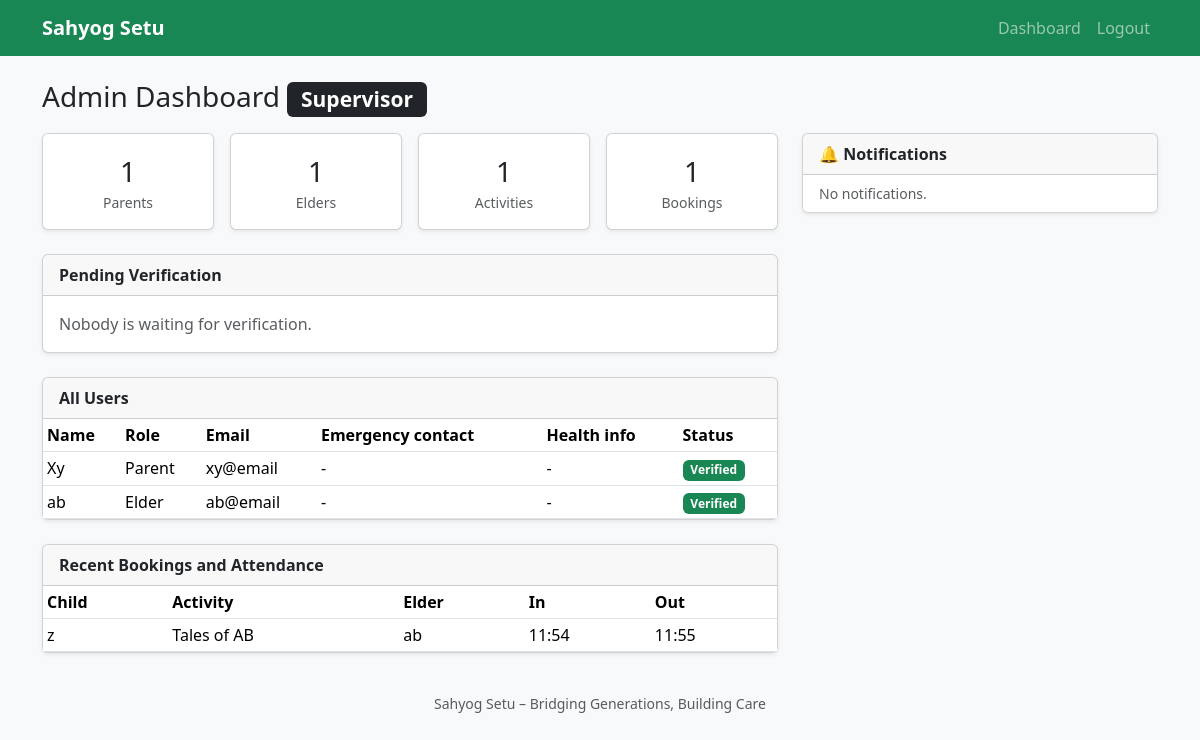
The page /dashboard (signed in) on the database its author committed.
### app.py (models this page shows)
class User(db.Model):
    id = db.Column(db.Integer, primary_key=True)
    name = db.Column(db.String(100), nullable=False)
    email = db.Column(db.String(120), unique=True, nullable=False)
    password_hash = db.Column(db.String(255), nullable=False)
    role = db.Column(db.String(20), nullable=False)  # parent / elder / admin
    phone = db.Column(db.String(20))
    address = db.Column(db.String(200))
    verified = db.Column(db.Boolean, default=False)
    health_info = db.Column(db.Text)
    emergency_contact = db.Column(db.String(100))
    created_at = db.Column(db.DateTime, default=datetime.utcnow)

class Booking(db.Model):
    id = db.Column(db.Integer, primary_key=True)
    activity_id = db.Column(db.Integer, db.ForeignKey("activity.id"), nullable=False)
    child_id = db.Column(db.Integer, db.ForeignKey("child.id"), nullable=False)
    checked_in_at = db.Column(db.DateTime)
    checked_out_at = db.Column(db.DateTime)
    activity = db.relationship("Activity", backref="bookings")
    child = db.relationship("Child", backref="bookings")

class Child(db.Model):
    id = db.Column(db.Integer, primary_key=True)
    parent_id = db.Column(db.Integer, db.ForeignKey("user.id"), nullable=False)
    name = db.Column(db.String(100), nullable=False)
    age = db.Column(db.Integer)
    health_info = db.Column(db.Text)  # allergies, medication, conditions
    parent = db.relationship("User", backref="children")

class Activity(db.Model):
    id = db.Column(db.Integer, primary_key=True)
    elder_id = db.Column(db.Integer, db.ForeignKey("user.id"), nullable=False)
    title = db.Column(db.String(120), nullable=False)
    category = db.Column(db.String(30))  # game / reading / exercise / other
    date = db.Column(db.String(10), nullable=False)   # YYYY-MM-DD
    time = db.Column(db.String(5), nullable=False)    # HH:MM
    description = db.Column(db.Text)
    capacity = db.Column(db.Integer, default=5)
    elder = db.relationship("User", backref="activities")

### app.py (the view)
@app.route("/dashboard")
@login_required()
def dashboard():
    user = current_user()
    ctx = {"user": user, "role": user.role}
    ctx["notifications"] = (Notification.query.filter_by(user_id=user.id)
                            .order_by(Notification.created_at.desc()).limit(10).all())
    if user.role == "parent":
        ctx["children"] = user.children
        ctx["activities"] = (Activity.query.join(User, Activity.elder_id == User.id)
                             .filter(User.verified.is_(True))
                             .order_by(Activity.date, Activity.time).all())
        child_ids = [c.id for c in user.children]
        ctx["bookings"] = (Booking.query.filter(Booking.child_id.in_(child_ids)).all()
                           if child_ids else [])
    elif user.role == "elder":
        ctx["my_activities"] = (Activity.query.filter_by(elder_id=user.id)
                                .order_by(Activity.date, Activity.time).all())
    elif user.role == "admin":
        ctx["pending"] = User.query.filter(User.role != "admin", User.verified.is_(False)).all()
        ctx["users"] = User.query.filter(User.role != "admin").all()
        ctx["all_bookings"] = Booking.query.order_by(Booking.id.desc()).limit(30).all()
        ctx["stats"] = {
            "parents": User.query.filter_by(role="parent").count(),
            "elders": User.query.filter_by(role="elder").count(),
            "activities": Activity.query.count(),
            "bookings": Booking.query.count(),
        }
    return render_template(f"{user.role}_dashboard.html", **ctx)

### app.py (called while the page is built)
def current_user():
    uid = session.get("user_id")
    return db.session.get(User, uid) if uid else None

def login_required(role=None):
    def decorator(f):
        @wraps(f)
        def wrapper(*args, **kwargs):
            user = current_user()
            if not user:
                flash("Please log in first.", "warning")
                return redirect(url_for("login"))
            if role and user.role != role:
                flash("You are not allowed to access that page.", "danger")
                return redirect(url_for("dashboard"))
            return f(*args, **kwargs)
        return wrapper
    return decorator

### templates/admin_dashboard.html (shortened to what this page needs)
{% extends "base.html" %}
{% block content %}
<h3 class="mb-3">Admin Dashboard <span class="badge bg-dark">Supervisor</span></h3>
<div class="row g-4">
  <div class="col-lg-8">
    <div class="row g-3 mb-4 text-center">
      <div class="col-6 col-md-3"><div class="card shadow-sm"><div class="card-body">
        <div class="fs-3">{{ stats.parents }}</div><div class="small text-muted">Parents</div></div></div></div>
      <div class="col-6 col-md-3"><div class="card shadow-sm"><div class="card-body">
        <div class="fs-3">{{ stats.elders }}</div><div class="small text-muted">Elders</div></div></div></div>
      <div class="col-6 col-md-3"><div class="card shadow-sm"><div class="card-body">
        <div class="fs-3">{{ stats.activities }}</div><div class="small text-muted">Activities</div></div></div></div>
      <div class="col-6 col-md-3"><div class="card shadow-sm"><div class="card-body">
        <div class="fs-3">{{ stats.bookings }}</div><div class="small text-muted">Bookings</div></div></div></div>
    </div>
    <div class="card shadow-sm mb-4">
      <div class="card-header fw-bold">Pending Verification</div>
      <div class="card-body">
        {% for p in pending %}
          <div class="d-flex justify-content-between align-items-center border-bottom py-2">
            <div>
              <strong>{{ p.name }}</strong> <span class="badge bg-secondary text-capitalize">{{ p.role }}</span>
              <div class="small text-muted">{{ p.email }}{% if p.phone %} · {{ p.phone }}{% endif %}{% if p.address %} · {{ p.address }}{% endif %}</div>
            </div>
            <form method="post" action="{{ url_for('verify_user', user_id=p.id) }}">
              <button class="btn btn-sm btn-success">Verify</button></form>
          </div>
        {% else %}
          <p class="text-muted mb-0">Nobody is waiting for verification.</p>
        {% endfor %}
      </div>
    </div>
    <div class="card shadow-sm mb-4">
      <div class="card-header fw-bold">All Users</div>
      <div class="table-responsive">
        <table class="table table-sm mb-0">
          <thead><tr><th>Name</th><th>Role</th><th>Email</th><th>Emergency contact</th><th>Health info</th><th>Status</th></tr></thead>
          <tbody>
            {% for u in users %}
              <tr>
                <td>{{ u.name }}</td>
                <td class="text-capitalize">{{ u.role }}</td>
                <td>{{ u.email }}</td>
                <td>{{ u.emergency_contact or '-' }}</td>
                <td>{{ u.health_info or '-' }}</td>
                <td>{% if u.verified %}<span class="badge bg-success">Verified</span>{% else %}<span class="badge bg-warning text-dark">Pending</span>{% endif %}</td>
              </tr>
            {% endfor %}
          </tbody>
        </table>
      </div>
    </div>
    <div class="card shadow-sm">
      <div class="card-header fw-bold">Recent Bookings and Attendance</div>
      <div class="table-responsive">
        <table class="table table-sm mb-0">
          <thead><tr><th>Child</th><th>Activity</th><th>Elder</th><th>In</th><th>Out</th></tr></thead>
          <tbody>
            {% for b in all_bookings %}
              <tr>
                <td>{{ b.child.name }}</td>
                <td>{{ b.activity.title }}</td>
                <td>{{ b.activity.elder.name }}</td>
                <td>{{ b.checked_in_at.strftime('%H:%M') if b.checked_in_at else '-' }}</td>
                <td>{{ b.checked_out_at.strftime('%H:%M') if b.checked_out_at else '-' }}</td>
              </tr>
            {% else %}
              <tr><td colspan="5" class="text-muted">No bookings yet.</td></tr>
            {% endfor %}
          </tbody>
        </table>
      </div>
    </div>
  </div>
  <div class="col-lg-4">{% include "_sidebar.html" %}</div>
</div>
{% endblock %}

### rows shown on the page
User: name "Xy", role "Parent", email "xy@email", emergency_contact "-", health_info "-", verified "Verified"
User: name "ab", role "Elder", email "ab@email", emergency_contact "-", health_info "-", verified "Verified"
Booking: child.name "z", activity "Tales of AB", activity.elder.name "ab", checked_in_at "11:54", checked_out_at "11:55"

### other values the page prints
{{ stats.parents }} "1"
{{ stats.elders }} "1"
{{ stats.activities }} "1"
{{ stats.bookings }} "1"
